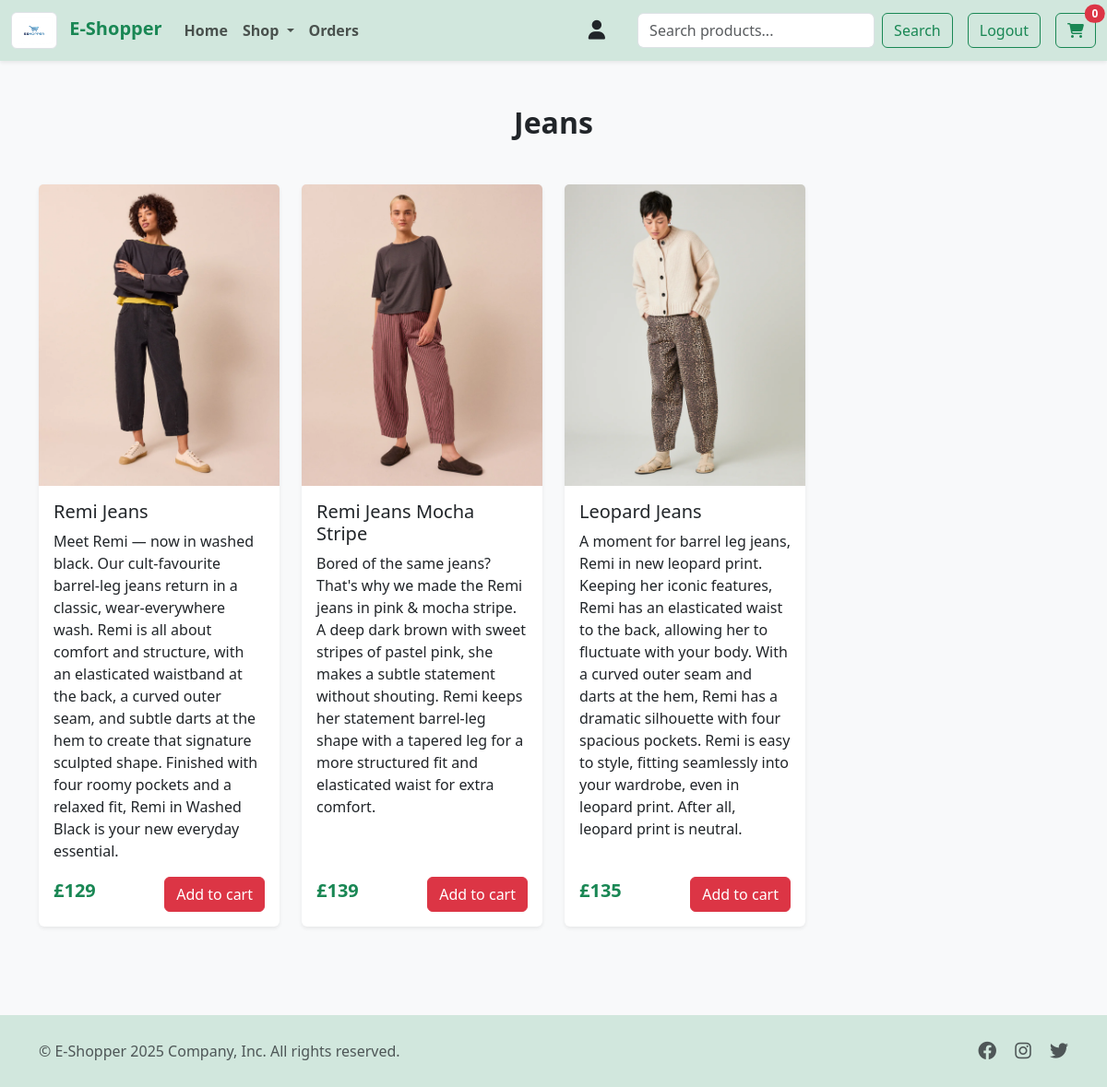
The page /collections/Jeans/ on the database its author committed.
### store/models.py (models this page shows, shortened)
class Category(models.Model):
    name = models.CharField(max_length=50)

class Product(models.Model):
    title = models.CharField(max_length=60)
    material = models.CharField(max_length=60)
    description = models.CharField(max_length=1000, default='', blank=True, null=True)
    price = models.IntegerField(default=0)
    amount_sold = models.IntegerField(default=0)
    category = models.ForeignKey(Category, on_delete=models.CASCADE, default=1)
    image = models.ImageField(upload_to='store\static')

### store/views.py (the view)
# urls.py: path('collections/<str:product_type>/', views.collections, name='collections'),
def collections(request, product_type):
    cart = request.session.get('Cart', {})
    cust = request.session.get('Customer', {})
    prod = Product.objects.all().filter(category__name=product_type).values()
    collections = [
    ]
    for product in prod:
        full_path = product['image']
        index = full_path.rfind('/')
        path = full_path[index+1:]
        collections.append({'product': product, 'image_path': {'path': path}})
    context = {
        'Products': collections,
        'Name': product_type,
        'Cart': cart,
        'Customer': cust,
    }
    return render(request, 'collections.html', context)

### store/templates/collections.html (shortened to what this page needs)
{% extends "master.html" %}
{% block content %}
{% load static %}
<div class="container py-5">
    <h2 class="text-center mb-5 fw-bold text-dark">{{ Name }}</h2>
    <div class="row g-4">
        {% for x in Products %}
        <div class="col-lg-3 col-md-6">
            <div class="card h-100 shadow-sm border-0">
                <a href="/product/{{x.product.id}}">
                <img src="{% static x.image_path.path %}" class="card-img-top" alt="Product"></a>
                <div class="card-body d-flex flex-column">
                    <h5 class="card-title">{{ x.product.title }}</h5>
                    <p class="card-text flex-grow-1">{{ x.product.description }}</p>
                    <div class="d-flex justify-content-between align-items-center">
                        <span class="h5 text-success fw-bold">£{{ x.product.price }}</span>
                        <a style="float: right;"
                            href="{% url 'add_to_cart' x.product.title x.product.id x.product.price x.image_path.path 'home' %}"
                            class="btn btn-danger">Add to cart</a>
                    </div>
                </div>
            </div>
        </div>
        {% endfor %}
    </div>
</div>
{% endblock %}

### rows shown on the page
Category: name "Jeans"
Product: product "Remi Jeans", product.description "Meet Remi — now in washed black. Our cult-favourite barrel-leg jeans return in a classic, wear-everywhere wash. Remi is all about comfort and structure, with an elasticated waistband at the back, a curved outer seam, and subtle darts at the hem to create that signature sculpted shape. Finished with four roomy pockets and a relaxed fit, Remi in Washed Black is your new everyday essential.", product.price "129"
Product: product "Remi Jeans Mocha Stripe", product.description "Bored of the same jeans? That's why we made the Remi jeans in pink & mocha stripe. A deep dark brown with sweet stripes of pastel pink, she makes a subtle statement without shouting. Remi keeps her statement barrel-leg shape with a tapered leg for a more structured fit and elasticated waist for extra comfort.", product.price "139"
Product: product "Leopard Jeans", product.description "A moment for barrel leg jeans, Remi in new leopard print. Keeping her iconic features, Remi has an elasticated waist to the back, allowing her to fluctuate with your body. With a curved outer seam and darts at the hem, Remi has a dramatic silhouette with four spacious pockets. Remi is easy to style, fitting seamlessly into your wardrobe, even in leopard print. After all, leopard print is neutral.", product.price "135"
